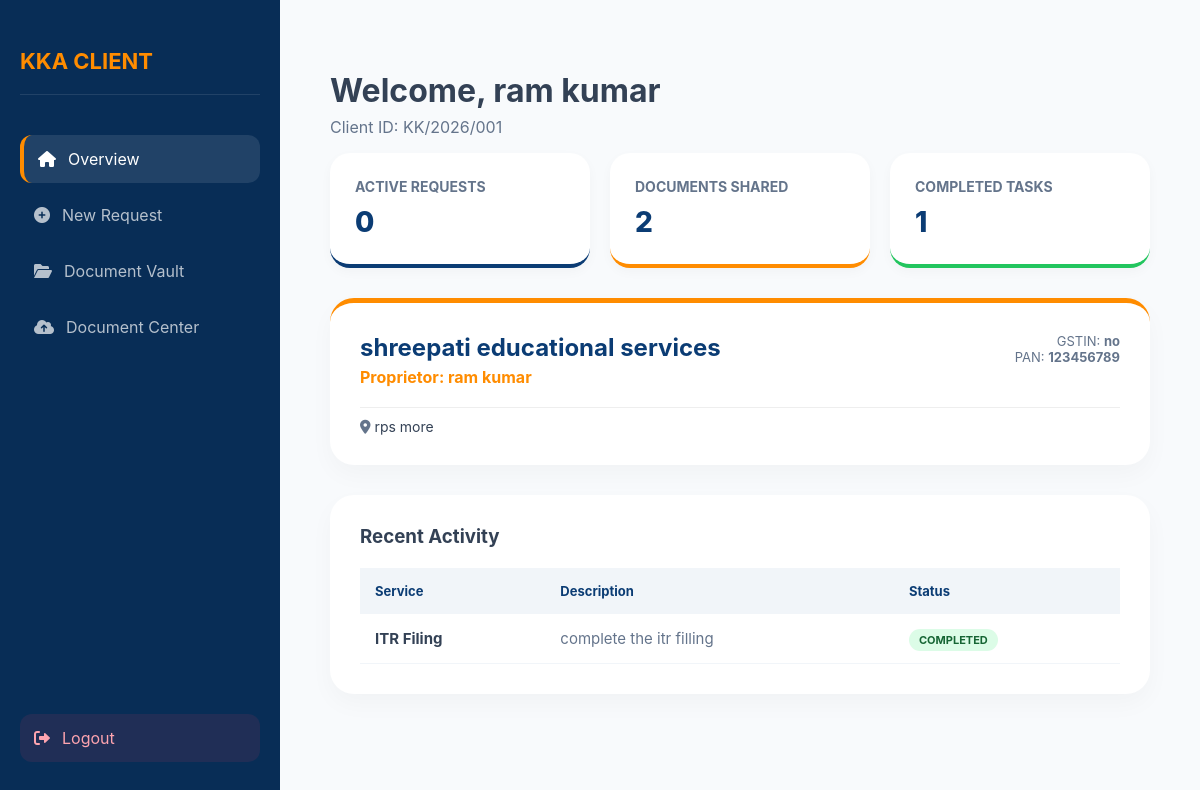
Page /client/client-dashboard.php (signed in) on the committed database.
### tables this page shows
CREATE TABLE `client_profiles` (
  `id` int(11) NOT NULL,
  `client_id` varchar(50) DEFAULT NULL,
  `company_name` varchar(255) DEFAULT NULL,
  `owner_name` varchar(255) DEFAULT NULL,
  `gst_no` varchar(20) DEFAULT NULL,
  `pan_no` varchar(20) DEFAULT NULL,
  `address` text DEFAULT NULL,
  `created_at` timestamp NOT NULL DEFAULT current_timestamp()
);

CREATE TABLE `service_requests` (
  `id` int(11) NOT NULL,
  `client_id` varchar(100) DEFAULT NULL,
  `service_type` varchar(100) DEFAULT NULL,
  `description` text DEFAULT NULL,
  `assigned_to` varchar(100) DEFAULT NULL,
  `status` enum('Pending','Assigned','Completed') DEFAULT 'Pending',
  `created_at` timestamp NOT NULL DEFAULT current_timestamp()
);

### client/client-dashboard.php (the view, shortened to what this page needs)
<?php
include('../db.php');
$cid = $_SESSION['user']['identifier'];
$profile = $conn->query("SELECT * FROM client_profiles WHERE client_id='$cid'")->fetch_assoc();
?>
<!DOCTYPE html>
<html lang="en">
<head>
    <link rel="stylesheet" href="https://cdnjs.cloudflare.com/ajax/libs/font-awesome/6.0.0/css/all.min.css">
</head>
<body>
<div class="sidebar">
    <h2>KKA CLIENT</h2>
    <a href="client-dashboard.php" class="active"><i class="fas fa-home"></i> Overview</a>
    <a href="request-service.php"><i class="fas fa-plus-circle"></i> New Request</a>
    <a href="my-documents.php"><i class="fas fa-folder-open"></i> Document Vault</a>
    <a href="upload-docs.php" ><i class="fas fa-cloud-upload-alt"></i> Document Center</a>
    <a href="../logout.php" class="logout-link"><i class="fas fa-sign-out-alt"></i> Logout</a>
</div>
<div class="main">
    <h1>Welcome, <?php echo $_SESSION['user']['name']; ?></h1>
    <p style="color: #64748b; margin-top:-15px;">Client ID: <?php echo $cid; ?></p>
    <div class="stat-grid">
        <div class="stat-card">
            <h3>Active Requests</h3>
            <p><?php echo $conn->query("SELECT id FROM service_requests WHERE client_id='$cid' AND status='Pending'")->num_rows; ?></p>
        </div>
     <div class="stat-card" style="border-color: var(--orange);">
    <h3>Documents Shared</h3>
    <p>
        <?php
        echo $conn->query("SELECT id FROM client_documents WHERE client_id='$cid'")->num_rows;
        ?>
    </p>
</div>
        <div class="stat-card" style="border-color: #22c55e;">
            <h3>Completed Tasks</h3>
            <p><?php echo $conn->query("SELECT id FROM service_requests WHERE client_id='$cid' AND status='Completed'")->num_rows; ?></p>
        </div>
    </div>
<div class="card" style="margin-bottom: 30px; border-top: 5px solid var(--orange);">
        <?php if(!$profile): ?>
            <h3 style="color:var(--navy);"><i class="fas fa-id-card"></i> Setup Your Business Profile</h3>
            <p style="font-size:14px; color:#64748b;">Welcome! Please provide your official firm details to get started.</p>
            <form method="POST" style="display:grid; grid-template-columns: 1fr 1fr; gap:15px; margin-top:20px;">
                <input type="text" name="company_name" placeholder="Legal Company Name" required style="padding:12px; border:1px solid #ddd; border-radius:10px;">
                <input type="text" name="owner_name" placeholder="Authorized Person/Proprietor" required style="padding:12px; border:1px solid #ddd; border-radius:10px;">
                <input type="text" name="gst_no" placeholder="GST Number (Optional)" style="padding:12px; border:1px solid #ddd; border-radius:10px;">
                <input type="text" name="pan_no" placeholder="PAN Number" style="padding:12px; border:1px solid #ddd; border-radius:10px;">
                <textarea name="address" placeholder="Registered Office Address" style="grid-column: span 2; padding:12px; border:1px solid #ddd; border-radius:10px;"></textarea>
                <button type="submit" name="save_profile" style="grid-column: span 2; background:var(--navy); color:white; border:none; padding:15px; border-radius:10px; cursor:pointer; font-weight:bold;">Initialize Business Account</button>
            </form>
        <?php else: ?>
            <div style="display:flex; justify-content:space-between; align-items:start;">
                <div>
                    <h2 style="margin:0; color:var(--navy);"><?php echo $profile['company_name']; ?></h2>
                    <p style="margin:5px 0; color:var(--orange); font-weight:bold;">Proprietor: <?php echo $profile['owner_name']; ?></p>
                </div>
                <div style="text-align:right; font-size:13px; color:#64748b;">
                    <p style="margin:0;">GSTIN: <b><?php echo $profile['gst_no'] ?: 'N/A'; ?></b></p>
                    <p style="margin:0;">PAN: <b><?php echo $profile['pan_no'] ?: 'N/A'; ?></b></p>
                </div>
            </div>
            <div style="margin-top:15px; font-size:14px; border-top:1px solid #eee; padding-top:10px;">
                <i class="fas fa-map-marker-alt" style="color:#64748b;"></i> <?php echo $profile['address']; ?>
            </div>
        <?php endif; ?>
    </div>
    <div class="card">
        <h3 style="margin:0;">Recent Activity</h3>
        <table>
            <tr><th>Service</th><th>Description</th><th>Status</th></tr>
            <?php
            $history = $conn->query("SELECT * FROM service_requests WHERE client_id='$cid' ORDER BY id DESC LIMIT 5");
            while($h = $history->fetch_assoc()){
                $status_class = "bg-" . strtolower($h['status']);
                echo "<tr>
                    <td><strong>{$h['service_type']}</strong></td>
                    <td style='color:#64748b;'>{$h['description']}</td>
                    <td><span class='badge $status_class'>{$h['status']}</span></td>
                </tr>";
            }
            ?>
        </table>
    </div>
</div>
</body>
</html>

### client/client-dashboard.php (style rules this page uses)
:root { --navy: #0b3c74; --orange: #ff8c00; --sidebar: #082d56; --bg: #f8fafc; }
body { display:flex; margin:0; background:var(--bg); font-family: 'Inter', sans-serif; color: #334155; }
.sidebar { width:280px; background:var(--sidebar); color:white; height:100vh; position:fixed; padding:30px 20px; box-sizing: border-box; display: flex; flex-direction: column; }
.sidebar h2 { font-size: 22px; color: var(--orange); margin-bottom: 40px; border-bottom: 1px solid rgba(255,255,255,0.1); padding-bottom: 20px; }
.sidebar a { color:rgba(255,255,255,0.7); text-decoration:none; display:flex; align-items:center; gap:12px; padding:14px; margin-bottom:8px; border-radius:12px; transition: 0.3s; }
.sidebar a:hover, .sidebar a.active { background:rgba(255,255,255,0.1); color:white; border-left: 4px solid var(--orange); }
.logout-link { margin-top: auto; color: #fda4af !important; background: rgba(244, 63, 94, 0.1); }
.main { margin-left:280px; padding:50px; width:calc(100% - 280px); }
.stat-grid { display: grid; grid-template-columns: repeat(3, 1fr); gap: 20px; margin-bottom: 30px; }
.stat-card { background: white; padding: 25px; border-radius: 20px; box-shadow: 0 4px 12px rgba(0,0,0,0.03); border-bottom: 4px solid var(--navy); }
.stat-card h3 { margin: 0; color: #64748b; font-size: 14px; text-transform: uppercase; }
.stat-card p { margin: 10px 0 0; font-size: 28px; font-weight: 800; color: var(--navy); }
.card { background:white; padding:30px; border-radius:24px; box-shadow:0 10px 25px rgba(0,0,0,0.03); }
table { width:100%; border-collapse:collapse; margin-top: 20px; }
th { text-align:left; padding:15px; background:#f1f5f9; color:var(--navy); font-size: 13px; }
td { padding:15px; border-bottom:1px solid #f1f5f9; font-size: 15px; }
.badge { padding: 4px 10px; border-radius: 20px; font-size: 11px; font-weight: bold; text-transform: uppercase; }
.bg-completed { background: #dcfce7; color: #166534; }

### rows in the picture
client_profiles: company_name "shreepati educational services", owner_name "ram kumar", gst_no "no", pan_no "123456789", address "rps more"
service_requests: service_type "ITR Filing", description "complete the itr filling", status "COMPLETED"

### other values in the picture
$_SESSION['user']['name'] "ram kumar"
$cid "KK/2026/001"
